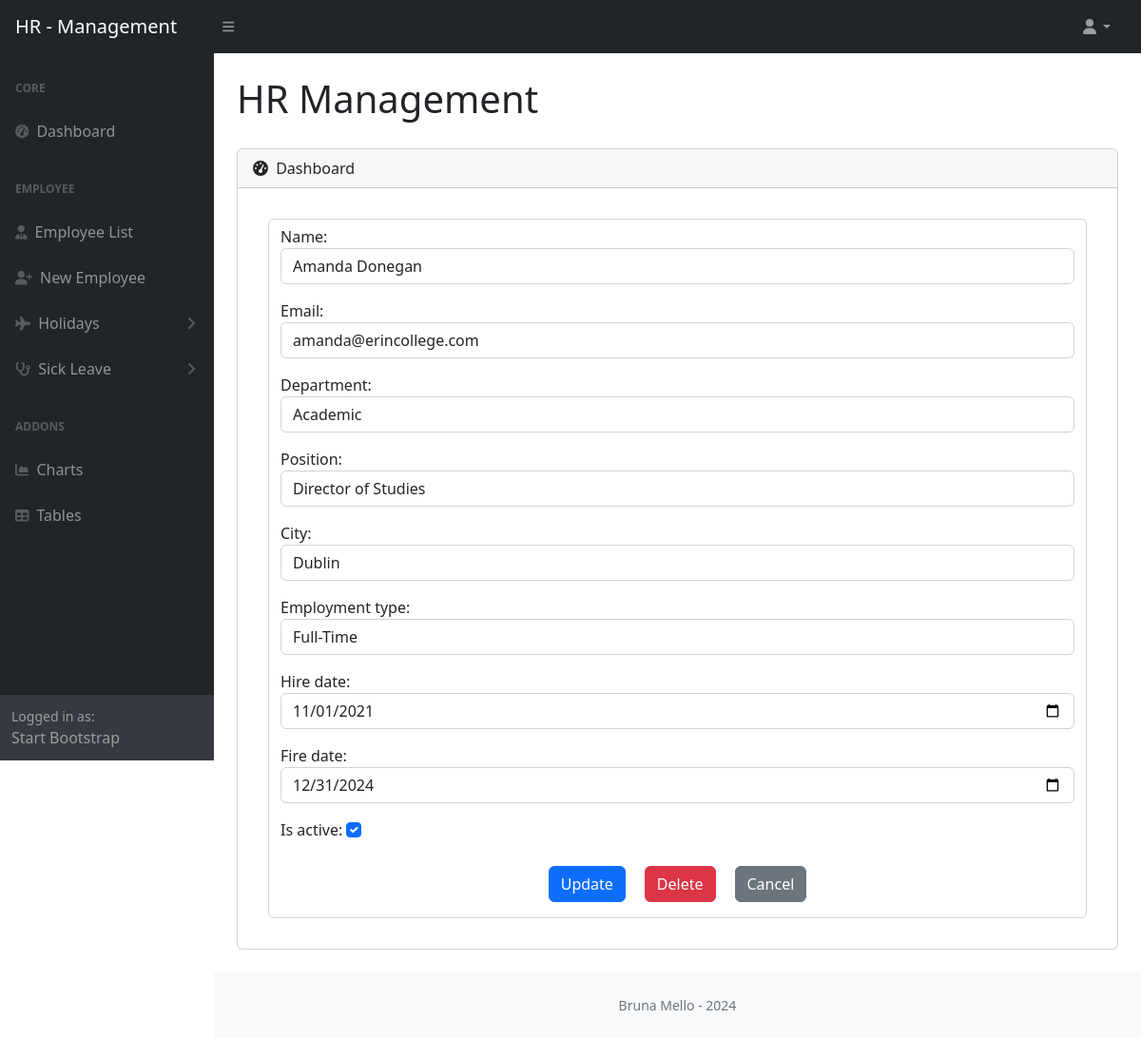
Screenshot of /employee/employee_update/491/ with the database file from the repository.
### employee/models.py (models this page shows, shortened)
class Employees(models.Model):
	name = models.CharField(max_length=100)
	email = models.EmailField(blank=True, null=True)
	department = models.ForeignKey(Department, on_delete=models.PROTECT)
	position = models.ForeignKey(Position, on_delete=models.PROTECT)
	city = models.CharField(choices=helpers.city, max_length=50, default='Dublin')
	employment_type = models.CharField(choices=helpers.employment_type, max_length=50, default='Full-Time')
	hire_date = models.DateField(default=date.today(), editable=True)
	fire_date = models.DateField(null=True, blank=True)
	is_active = models.BooleanField(default=True)

### department/models.py (models this page shows)
class Department(models.Model):
	name = models.CharField(max_length=100)
	def __str__(self):
		return self.name

### employee/views.py (the view)
# urls.py: path('employee_update/<int:pk>/', EmployeeUpdateView.as_view(), name='employee_update'),
class EmployeeUpdateView(UpdateView):
	model = Employees
	template_name = 'employee_update.html'
	form_class = UpdateEmployeeModelForm
	success_url = '/employee/employee_list/'

### employee/forms.py
class UpdateEmployeeModelForm(forms.ModelForm):
	class Meta:
		model = Employees
		fields = '__all__'
		widgets = {
			'name': forms.TextInput(attrs={'class': 'form-control'}),
			'email': forms.EmailInput(attrs={'class': 'form-control'}),
			'department': forms.Select(attrs={'class': 'form-control'}),
			'position': forms.Select(attrs={'class': 'form-control'}),
			'city': forms.Select(attrs={'class': 'form-control'}),
			'employment_type': forms.Select(attrs={'class': 'form-control'}),
			'hire_date': forms.DateInput(attrs={'class': 'form-control datepicker', 'type': 'date'}),
			'fire_date': forms.DateInput(attrs={'class': 'form-control datepicker', 'type': 'date'}),
			'is_active': forms.CheckboxInput(attrs={'class': 'form-check-input'}),
		}

### department/models.py (called while the page is built)
	def __str__(self):
		return self.name

### employee/templates/employee_update.html (shortened to what this page needs)
{% extends 'base.html' %}
{% block content %}
    <div class="card-body">
        <div class="d-flex justify-content-center">
            <form method="post" class="form-control" enctype="multipart/form-data">
                {{ form.as_p }}
                <div class="d-flex justify-content-center">
                    <input style="margin: 10px" type="submit" value="Update" class="btn btn-primary">
                    <a style="margin: 10px" href="{% url 'employee_delete' pk=object.pk %}" class="btn btn-danger">Delete</a>
                    <a style="margin: 10px" href="{% url 'employee_list' %}" class="btn btn-secondary">Cancel</a>
                </div>
            </form>
        </div>
    </div>
{% endblock %}

### rows the page displays
Employees: name "Amanda Donegan", email "amanda@erincollege.com", department "Academic", position "Director of Studies", city "Dublin", employment_type "Full-Time", hire_date "11/01/2021", fire_date "12/31/2024", is_active "☑"
